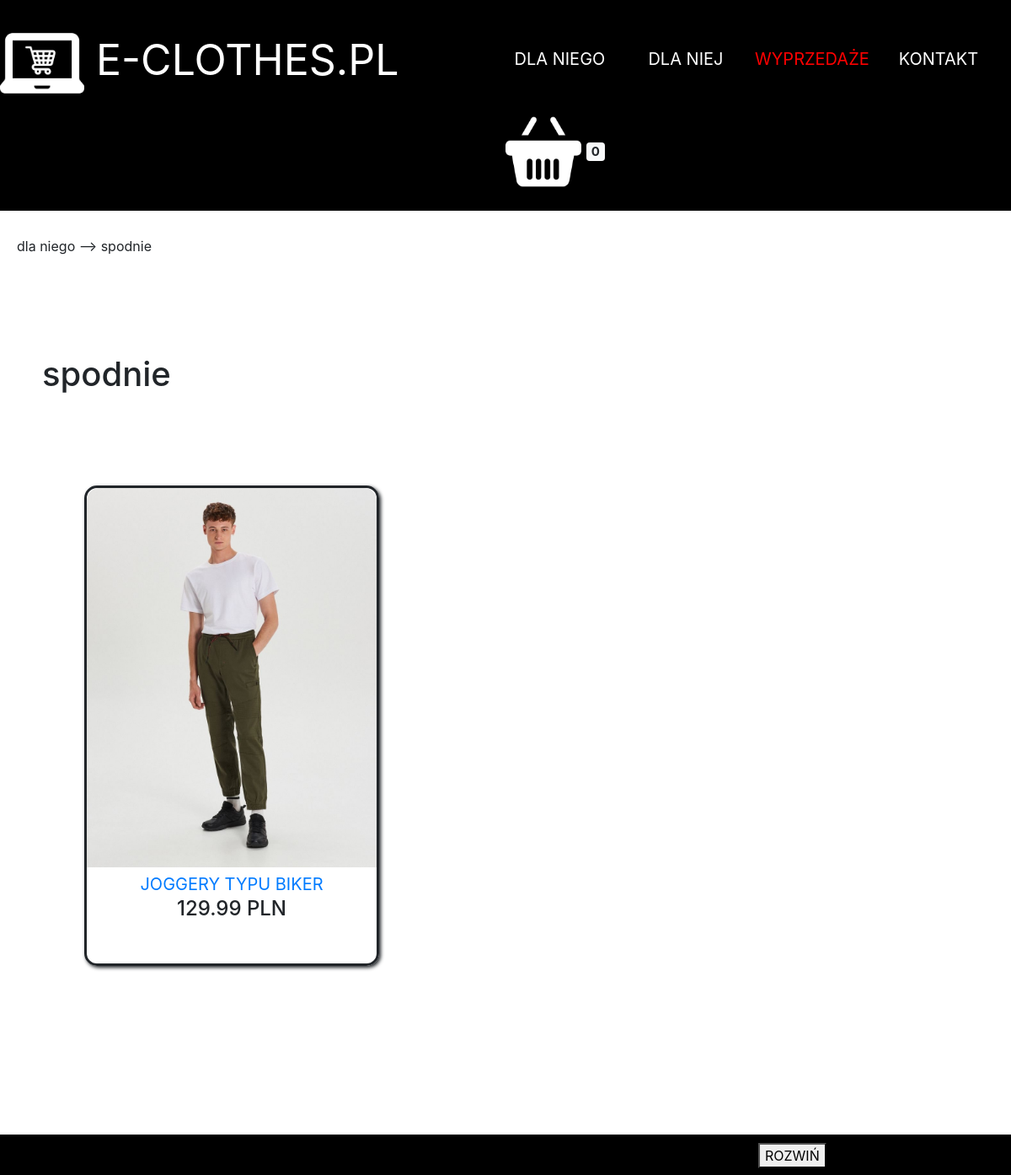
The page /kategorie/dla-niego/spodnie/ on the database its author committed.
### products/models.py (models this page shows, shortened)
class Category(models.Model):
      title = models.CharField(max_length=50)
      text = models.TextField(null=True, blank=True)
      slug = models.SlugField(unique= True)
      active = models.BooleanField(default=True)

class ProductImage(models.Model):
    product = models.ForeignKey(product, on_delete=models.CASCADE)
    image = models.ImageField(upload_to='img/')
    thumbnail = models.BooleanField(default=False)

class product(models.Model):
    title = models.CharField(max_length=50)
    text = models.TextField()
    category = models.ManyToManyField(Category, null=True, blank=True)
    price = models.DecimalField(decimal_places=2, max_digits=100)
    sale_price = models.DecimalField(decimal_places=2, max_digits=100,\
                                                    null=True, blank=True)
    slug = models.SlugField(unique= True)

### products/views.py (the view)
# urls.py: re_path(r'^kategorie/(?P<slug>[\w-]+)/(?P<slug2>[\w-]+)/$', views.subcat, name='subcat'),
def subcat (request, slug, slug2):
    template = "products/kategoria.html"
    products = product.objects.filter(category__slug=slug)
    products = products.filter(category__slug=slug2)
    category = Category.objects.get(slug=slug)
    subcategory = Category.objects.get(slug=slug2)
    context =  {'product': products,'category': category, 'subcategory':subcategory}
    return render(request,template,context)

### templates/products/kategoria.html (shortened to what this page needs)
{%extends 'base.html'%}
{%load static%}
{%block main%}
<main>
    {%if subcategory %}
     <p style="padding-top: 30px; padding-left: 20px;">{{category.title}} --> {{subcategory.title}}   </p>
    {%endif%}
<h1 style="padding-top: 100px; padding-left: 50px;">{{subcategory.title}}</h1>
<div class="produkty">
    {% for p in product %}
    {%for category in  p.category.all %}
    {% if category.slug == 'dla-niego'  %}
    <div class="kurtka" >
        {%for item in p.productimage_set.all%}
        {%if item.thumbnail %}
        <img src="{{item.image.url}}" width="100%" height="450px" class="cover zdjecie"  >
        {%endif%}
        {%endfor%}
        <div class="nazwa_produktu"  ><a  class="nazwa_produktu" href='/produkty/{{p.slug}}' > {{p.title}} </a> </div>
    <div> {%if p.sale_price%}
        <span class="pomarancz">{{ p.sale_price}}PLN</span> <del>{{p.price}}PLN </del>
        {%else%}
        <h4>{{p.price}} PLN</h4>
        {%endif%} </a> </div>
    </div>
    {%endif%}
    {%endfor%}
    {%endfor%}
  </div>
</main>
{%include "footer.html"%}
{%endblock main%}

### static/sass/style.css (style rules this page uses)
main { margin: 0; padding: 0; width: 100%; height: auto; }
.cover { -o-object-fit: cover; object-fit: cover; }
.produkty { display: -ms-grid; display: grid; -ms-grid-columns: (1fr)[4]; grid-template-columns: repeat(4, 1fr); width: 80%; height: auto; margin-right: 10%; padding-top: 100px; padding-bottom: 150px; }
.kurtka { width: 350px; height: 570px; border: solid; border-radius: 15px; margin-left: 100px; text-align: center; -webkit-box-shadow: 2px 2px 4px; box-shadow: 2px 2px 4px; margin-bottom: 50px; }
.nazwa_produktu { text-align: center; font-size: 20px; padding-top: 5px; }
.zdjecie { border-top-left-radius: 15px; border-top-right-radius: 15px; }

### rows shown on the page
Category: title "dla niego"
Category: title "spodnie"
product: title "JOGGERY TYPU BIKER", price "129.99"
ProductImage: image (picture)
